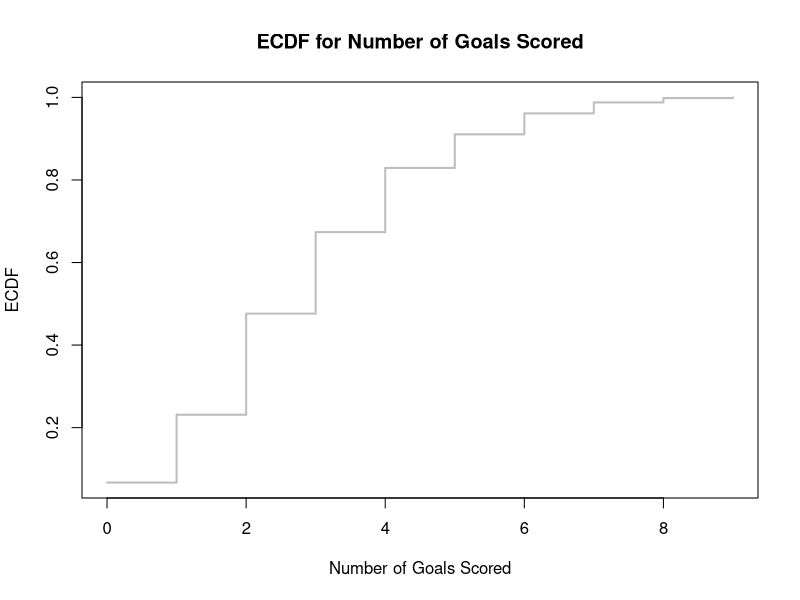
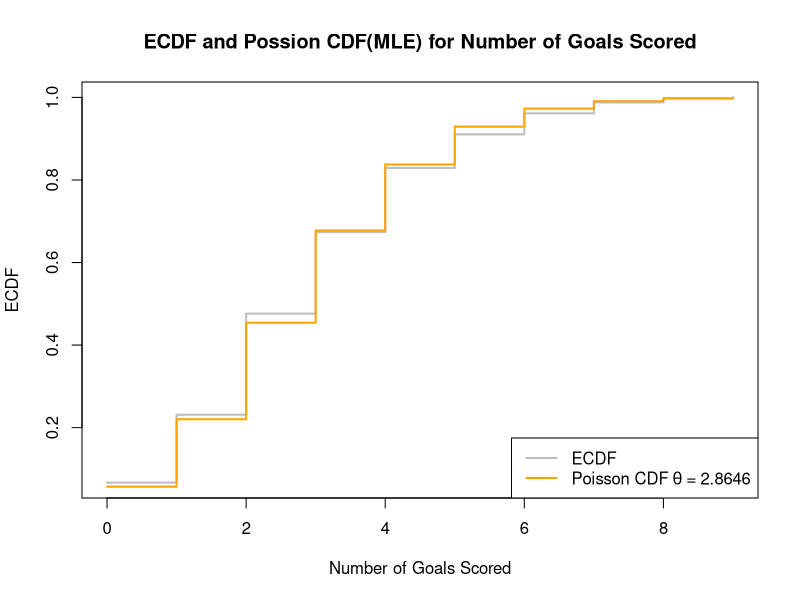
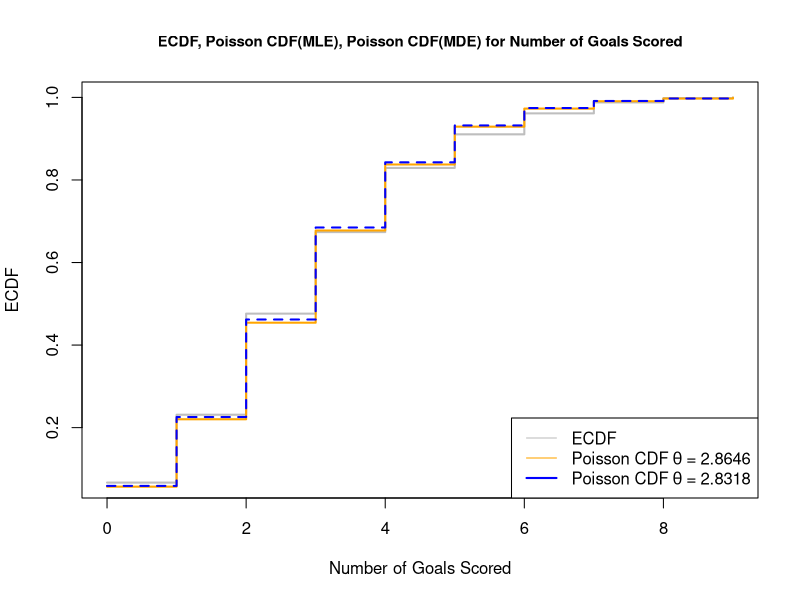
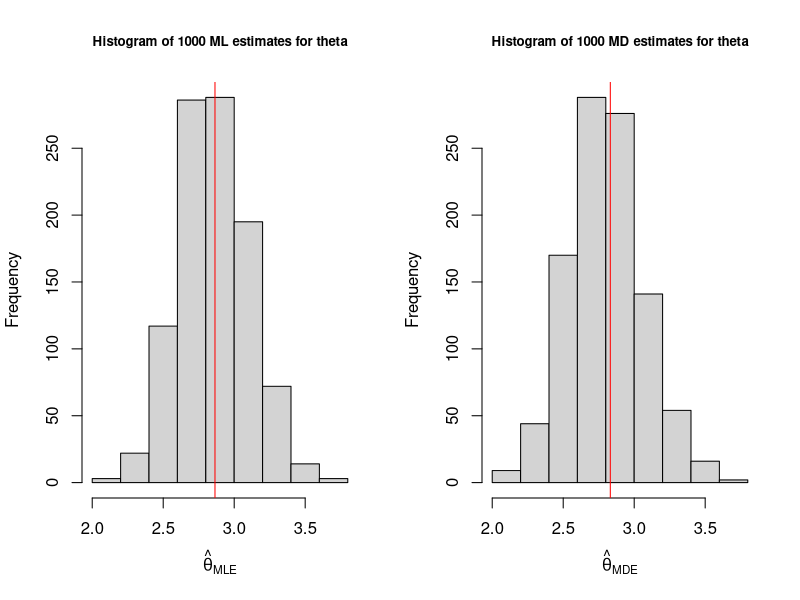
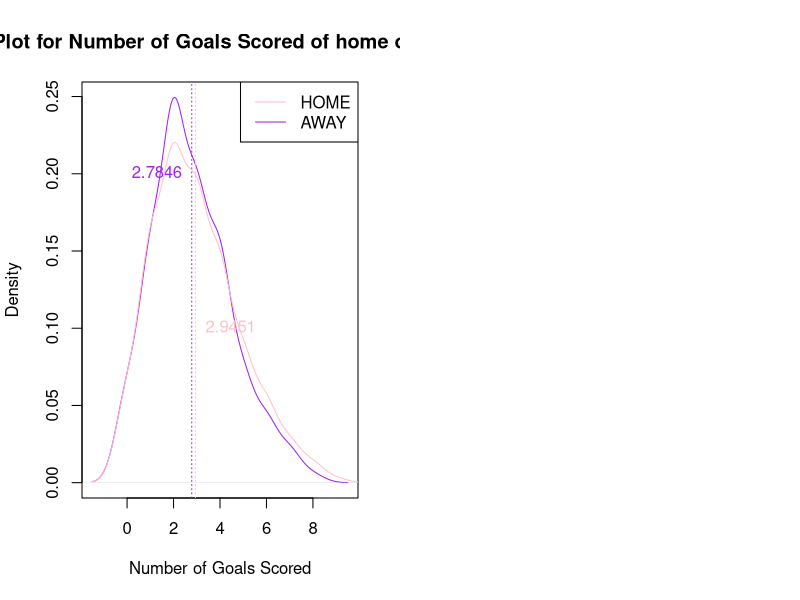
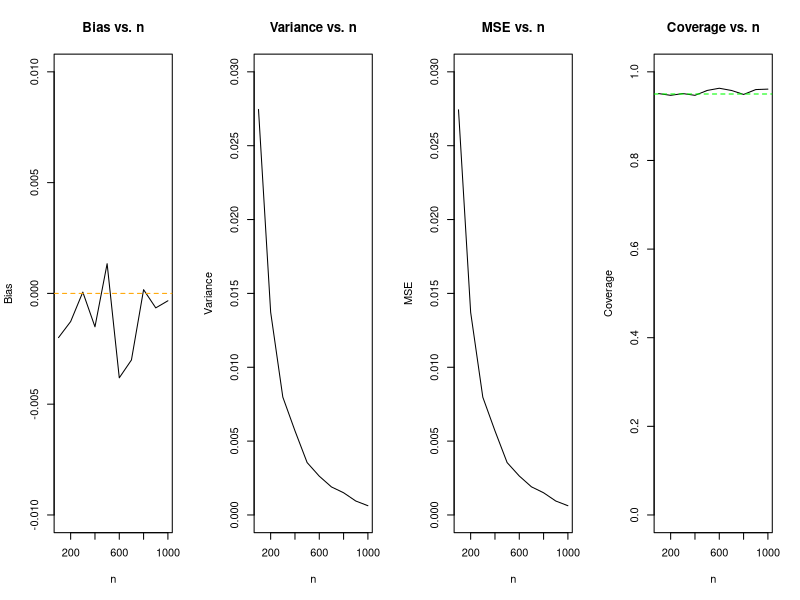

Write R code to recreate these figures, in order.
## ---- chunk 1
knitr::opts_chunk$set(echo = TRUE, cache=TRUE)
## ---- chunk 2
setwd('/Users/yuki/Desktop/STAT 341/Assignments/A3')
EDM <- read.csv("EDM.csv")
gameswatched <- read.csv("gamesWatched.csv")
## ---- chunk 3
EDM.pop <- EDM[EDM$situation == "all",]
summary(EDM.pop$goalsFor)
## ---- chunk 4
ECDF <- function(y_u){
  sapply(y_u, function(y){mean(y_u<=y)})
}
y = EDM.pop$goalsFor
plot(sort(y), ECDF(sort(y)), xlab="Number of Goals Scored", ylab="ECDF",  
     type = "s", col = "grey", lwd = 2, main="ECDF for Number of Goals Scored")
## ---- chunk 5
theta_MLE <- mean(y)
theta_MLE
## ---- chunk 6
plot(sort(y), ECDF(sort(y)), xlab="Number of Goals Scored", ylab="ECDF",  
     type = "s", col = "grey", lwd = 2, main="ECDF and Possion CDF(MLE) for Number of Goals Scored")
lines(x = seq(0,9,0.1), y = ppois(q = seq(0,9,0.1), lambda = theta_MLE), 
      type = "s", col = "orange", lwd = 2)
legend("bottomright", legend = c("ECDF", expression("Poisson CDF"~theta~"="~2.8646)), 
       lwd = 2, col=c("grey", "orange"))
## ---- chunk 7
createMDEPsiFns <- function(y) {
  psiFn <- function(theta) {
    2 * mean((ppois(y, theta) - ECDF(y)) * (ppois(y-1, theta) - ppois(y, theta)))
  }
  psiPrimeFn <- function(theta) {
    2 * mean((ppois(y-1, theta) - ppois(y, theta))^2) +
    2 * mean((ppois(y, theta) - ECDF(y)) * 
               (ppois(y-2, theta) - 2*ppois(y-1, theta) + ppois(y, theta)))
  }
  list(psiFn = psiFn, psiPrimeFn = psiPrimeFn)
}
## ---- chunk 8
testConvergence <- function(thetaNew, thetaOld, tolerance = 1e-10, relative = FALSE) {
    sum(abs(thetaNew - thetaOld)) < if (relative)
        tolerance * sum(abs(thetaOld)) else tolerance
}

Newton <- function(theta = 0, 
                   psiFn, psiPrimeFn, 
                   testConvergenceFn = testConvergence,
                   maxIterations = 100,   # maximum number of iterations 
                   tolerance = 1E-6,      # parameters for the test
                   relative = FALSE       # for convergence function
) {
  ## Initialize
  converged <- FALSE
  i <- 0
  ## LOOP
  while (!converged & i <= maxIterations) {
    ## Update theta
    thetaNew <- theta - psiFn(theta)/psiPrimeFn(theta)
    ##
    ## Check convergence
    converged <- testConvergenceFn(thetaNew, theta,
                                   tolerance = tolerance,
                                   relative = relative)
    ## Update iteration
    theta <- thetaNew
    i <- i + 1
  }
  ## Return last value and whether converged or not
  list(theta = theta, 
       converged = converged, 
       iteration = i,
       fnValue = psiFn(theta)
       )
}

## ---- chunk 9
fn <- createMDEPsiFns(y)
output <- Newton(theta = theta_MLE, psiFn = fn$psiFn, psiPrimeFn = fn$psiPrimeFn)
output

theta_MDE <- output$theta
theta_MDE
## ---- chunk 10
plot(sort(y), ECDF(sort(y)), xlab="Number of Goals Scored", ylab="ECDF", lty = 1,
     type = "s", col = "grey", lwd = 2, cex.main = 0.9, 
     main = "ECDF, Poisson CDF(MLE), Poisson CDF(MDE) for Number of Goals Scored")
lines(x = seq(0,9,0.1), y = ppois(q = seq(0,9,0.1), lambda = theta_MLE), 
      type = "s", col = "orange", lwd = 2, lty = 1)
lines(x = seq(0,9,0.1), y = ppois(q = seq(0,9,0.1), lambda = output$theta), 
      type = "s", lty = 2, col = "blue", lwd = 2)
legend("bottomright", 
       legend = c("ECDF", 
                  expression("Poisson CDF"~theta~"="~2.8646), 
                  expression("Poisson CDF"~theta~"="~2.8318)), 
       lwd = c(1, 1, 2),
       col = c("grey", "orange", "blue"))
## ---- chunk 11
set.seed(341)
s <- sample(y, size=50)
theta_MLE_sample <- mean(s)
theta_MLE_sample

fn2 <- createMDEPsiFns(s)
output2 <- Newton(theta = theta_MLE_sample, psiFn = fn2$psiFn, 
                  psiPrimeFn = fn2$psiPrimeFn)
output2

theta_MDE_sample <- output2$theta
theta_MDE_sample
## ---- chunk 12
set.seed(341)
thetas <- matrix(0, nrow=1000, ncol = 2)
for (i in 1:1000) {
  s <- sample(y, size=50)
  thetas[i,1] = mean(s)
  fns <- createMDEPsiFns(s)
  thetamle <- mean(s)
  outputs <- Newton(theta = thetamle, psiFn = fns$psiFn, 
                    psiPrimeFn = fns$psiPrimeFn)
  thetas[i,2] = outputs$theta
}

par(mfrow = c(1,2))

hist(thetas[,1], xlab = bquote(hat(theta)[MLE]), 
     main = "Histogram of 1000 ML estimates for theta", cex.main = 0.8)
abline(v=theta_MLE, col = "red")

hist(thetas[,2], xlab = bquote(hat(theta)[MDE]), 
     main = "Histogram of 1000 MD estimates for theta", cex.main = 0.8)
abline(v=theta_MDE, col = "red")
## ---- chunk 13
mean(thetas[,1]) - theta_MLE
var(thetas[,1])
mean((thetas[,1] - theta_MLE)^2)

mean(thetas[,2]) - theta_MDE
var(thetas[,2])
mean((thetas[,2] - theta_MDE)^2)
## ---- chunk 14
EDM_away <- EDM.pop[EDM.pop$home_or_away == "AWAY",]
EDM_home <- EDM.pop[EDM.pop$home_or_away == "HOME",]


plot(density(EDM_away$goalsFor, bw =0.5), col = "purple", 
     xlab = "Number of Goals Scored",  
     main = "Density Plot for Number of Goals Scored of home or away game")
abline(v=mean(EDM_away$goalsFor), col = "purple", lty = 3)
text(x = 2.7846, y = 0.2, labels = 2.7846, pos = 2, col = "purple")

lines(density(EDM_home$goalsFor, bw =0.5), col = "pink")
abline(v=mean(EDM_home$goalsFor), col = "pink", lty = 3)
text(x = 2.9451, y = 0.1, labels = 2.9451, pos = 4, col= "pink")

legend ("topright", legend = c("HOME", "AWAY"), 
        col = c("pink", "purple"), lty = 1)
## ---- chunk 15
hEDM2021 <- EDM_home[EDM_home$season >= 2021,]
aEDM2021 <- EDM_away[EDM_away$season >= 2021,]
hs <- hEDM2021[hEDM2021$gameDate %in% unique(gameswatched)$gameDate, ]
as <- aEDM2021[aEDM2021$gameDate %in% unique(gameswatched)$gameDate, ]


nh <- sum(gameswatched$gameDate %in% hEDM2021$gameDate)
na <- sum(gameswatched$gameDate %in% aEDM2021$gameDate)

Nh <- nrow(hEDM2021)
Na <- nrow(aEDM2021)

pi_uh <- rep(1-(1-1/Nh)^nh, nrow(hs))
t_uh <- hs$goalsFor/Nh
HTavgh <- sum(t_uh/pi_uh)
HTavgh

pi_ua <- rep(1-(1-1/Na)^na, nrow(as))
t_ua <- as$goalsFor/Nh
HTavga <- sum(t_ua/pi_ua)
HTavga
## ---- chunk 16
estVarHT <- function(t_u, pi_u, pi_uv){
  ## t_u = an n element array containing the variate values for the sample
  ## pi_u = an n element array containing the (marginal) inclusion probabilities for the sample
  ## pi_uv = an nxn matrix containing the joint inclusion probabilities for the sample
  delta <- pi_uv - outer(pi_u, pi_u)
  estimateVar <-  sum( (delta/pi_uv) * outer(t_u/pi_u,t_u/pi_u) ) 
  return(abs(estimateVar))
}

pi_uvh <- matrix(1 - 2*((Nh-1)/Nh)^nh + ((Nh-2)/Nh)^nh, nrow=nrow(hs), ncol=nrow(hs))
diag(pi_uvh) <- pi_uh
pi_uva <- matrix(1 - 2*((Na-1)/Na)^na + ((Na-2)/Na)^na, nrow=nrow(as), ncol=nrow(as))
diag(pi_uva) <- pi_ua

hvar <- estVarHT(t_uh, pi_uh, pi_uvh)
sqrt(hvar)
avar <- estVarHT(t_ua, pi_ua, pi_uva)
sqrt(avar)
## ---- chunk 17
var <- hvar+avar
sd <- sqrt(var)

HTavg <- HTavgh-HTavga
HTavg + 2*c(-1,1) * sd
## ---- chunk 18
avepop <- mean(EDM.pop$goalsFor)
n = c(100,200,300,400,500,600,700,800,900,1000)
N <- nrow(EDM.pop)
sampbias <- rep(0,length(n))
sampvars <- rep(0,length(n))
sampmses <- rep(0,length(n))
sampcovs <- rep(0,length(n))

for(i in 1:length(n)){
  est <- rep(0, 1000)
  ci <- matrix(0, nrow = 1000, ncol = 2)
  pi_u <- rep(n[i]/N, n[i])
  pi_uv <- matrix((n[i]*(n[i]-1))/(N*(N-1)),nrow=n[i],ncol=n[i])
  diag(pi_uv) <- pi_u
  for(m in 1:1000){
    samp <- sample(EDM.pop$goalsFor, size = n[i], replace = FALSE)
    t_u <- samp/N
    est[m] <- sum(t_u/pi_u)
    se <- sqrt(estVarHT(t_u, pi_u, pi_uv))
    ci[m,] <- sum(t_u / pi_u) + 2*c(-1,1)*se
  }
  sampbias[i] <- mean(est-avepop)
  sampvars[i] <- var(est)
  sampmses[i] <- mean((est-avepop)^2)
  sampcovs[i] <- mean(apply(X = ci, MARGIN = 1, FUN = function(u){avepop >= u[1] & avepop <= u[2]}))
}
## ---- chunk 19
par(mfrow=c(1,4))
plot(n, sampbias, ylim = c(-0.01,0.01),type="l", main= "Bias vs. n", ylab = "Bias")
abline(h=0, col="orange", lty = 2)

plot(n, sampvars, ylim = c(0,0.03),type = "l", main= "Variance vs. n", ylab = "Variance")
plot(n,sampmses, ylim = c(0,0.03),type = "l",   main= "MSE vs. n", ylab = "MSE")

plot(n,sampcovs, ylim = c(0, 1),type = "l",main= "Coverage vs. n", ylab = "Coverage")
abline(h = 0.95, col="green", lty = 2)

